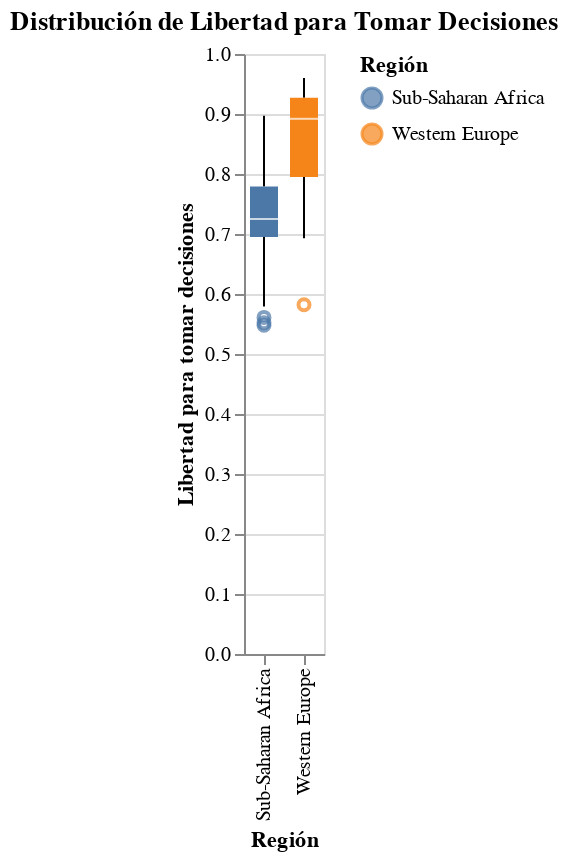

The code cell stored with this chart in its notebook:
### Code cell
freedom = alt.Chart(africa_y_europa).mark_boxplot().encode(
    x=alt.X('regional indicator:N', title='Región'),
    y=alt.Y('freedom to make life choices:Q', title='Libertad para tomar decisiones'),
    color=alt.Color('regional indicator:N', title='Región')
    ).properties(
    title='Distribución de Libertad para Tomar Decisiones'
    )

freedom
